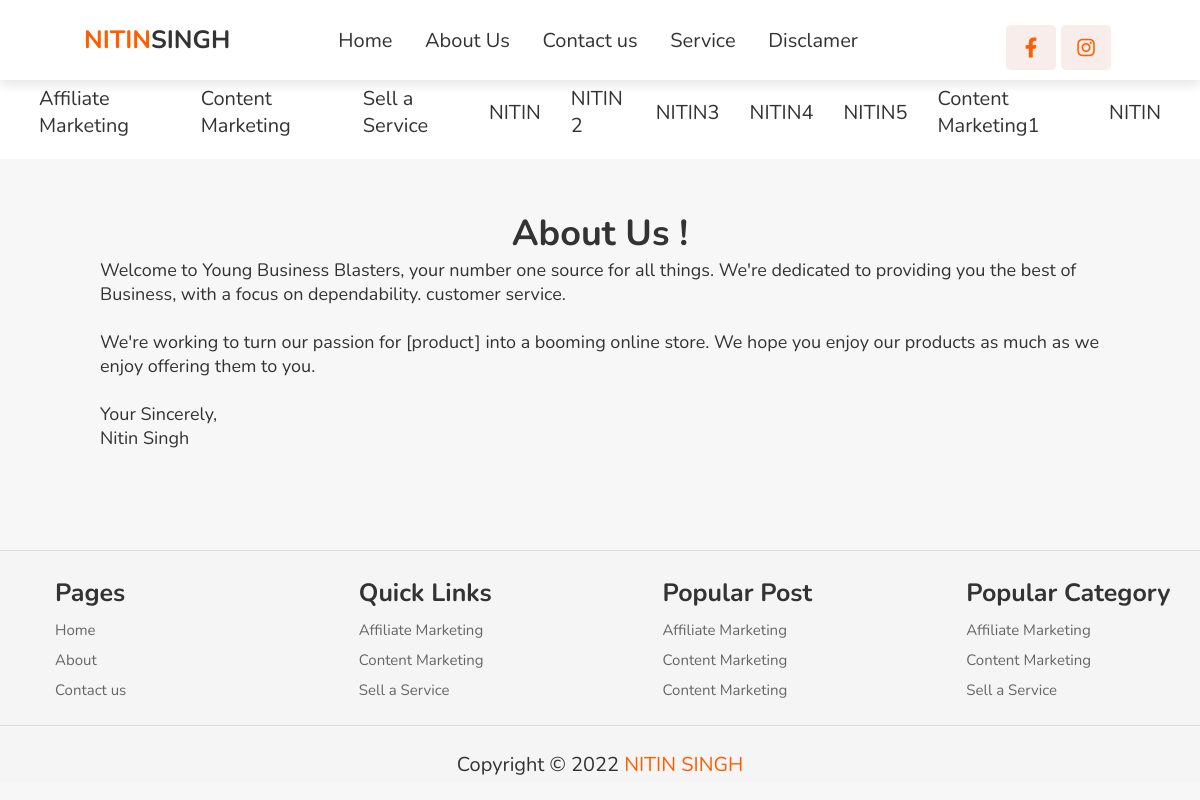
The page /page/About-us on the database its author committed.
### blogtheme/models.py (models this page shows, shortened)
class Navlog(models.Model):
    NAV_CHOICES = (
        ("logo", "logo"),
    )
    logo = models.CharField(max_length=20, choices=NAV_CHOICES,unique=True)
    name = models.CharField(max_length=20)
    name2 = models.CharField(max_length=20)

class Nav_menu(models.Model):
    MENU_CHOICES = (
        ("menu1", "menu1"),
        ("menu2", "menu2"),
        ("menu3", "menu3"),
        ("menu4", "menu4"),
        ("menu5", "menu5"),
    )
    your_menu = models.CharField(max_length=20,default="icon1", choices=MENU_CHOICES,unique=True)
    menuname = models.CharField(max_length=15)
    menuurl = models.CharField(max_length=40)

class Nav_social_media_icon(models.Model):
    ICON_CHOICES = (
        ("icon1", "icon1"),
        ("icon2", "icon2"),
    )
    your_icon = models.CharField(max_length=20,default="icon1", choices=ICON_CHOICES,unique=True)
    icon = models.CharField(max_length=30)
    iconlink = models.CharField(max_length=60)

class FooterHeading(models.Model):
    FOOTER_CHOICES = (
        ("first", "first"),
        ("second", "second"),
        ("third", "third"),
        ("fourth", "fourth"),
    )
    sno = models.CharField(max_length=25,choices=FOOTER_CHOICES, unique=True)
    name = models.CharField(max_length=55)

class FooterLink(models.Model):
    head = models.ForeignKey(FooterHeading, on_delete=models.CASCADE)
    name = models.CharField(max_length=55)
    link = models.CharField(max_length=200)

class copyrightClaim(models.Model):
    COPYRIGHT_CHOICES = (
        ("footer", "footer"),
    )
    location = models.CharField(max_length=25, choices=COPYRIGHT_CHOICES, unique=True)
    msg = models.CharField(max_length=155)

### blog/models.py (models this page shows, shortened)
class Category(models.Model):
    name = models.CharField(max_length=30)
    featured = models.BooleanField()

### pages/models.py (models this page shows, shortened)
class Page(models.Model):
    name = models.CharField(max_length=155, unique=True)
    sidebar = models.BooleanField(default=False)
    url = models.CharField(max_length=155)
    content = models.TextField()

### pages/views.py (the view)
# urls.py: path('page/', include('pages.urls')),
def page(request, page):
    pagedata = Page.objects.filter(url = page).first()
    featured_category = Category.objects.filter(featured=True)
    categoryp = Category.objects.all()
    if pagedata is not None:
        context = {
            "page":pagedata,
            "navThemeBar":baseData(),
            "featured_category":featured_category,
             "categoryp":categoryp,
        }
        if pagedata.sidebar:
            return render(request, "pages/page_with_sidebar.html", context)
        else:
            return render(request, "pages/page.html", context)
    else:
        return redirect("/")

### pages/templates/pages/page.html (shortened to what this page needs)
{% extends 'blog/base.html' %}
{% block body %}
<div class="ourpagesdata">
{{page.content|safe}}
</div>
{% endblock body %}

### blog/templates/blog/base.html (shortened to what this page needs)
<!DOCTYPE html>
<html lang="en">
<head>
    {% load static %}
    <link rel="stylesheet" href="../../static/blog/style.css">
    <link rel="stylesheet" href="https://cdnjs.cloudflare.com/ajax/libs/font-awesome/5.15.3/css/all.min.css"/>
</head>
<body>
{% if navThemeBar.logo or navThemeBar.pages or navThemeBar.righticon %}
<header>
    <a href="/" class="logo"><span>{{navThemeBar.logo.name}}</span>{{navThemeBar.logo.name2}}</a>
    <nav class="navbar">
        {% for i in navThemeBar.pages %}
        <a href="{{i.menuurl}}">{{i.menuname}}</a>
        {% endfor %}
    </nav>
    <div class="icons">
        {% for i in navThemeBar.righticon %}
        <a href="{{i.iconlink}}" class="{{i.icon}}"></a>
        {% endfor %}
    </div>
</header>
{% endif %}
<nav class="navbar2">
    {% for blog in featured_category %}
    <a href="/blog/category/{{blog.name}}">{{blog.name}}</a>
    {% endfor %}
</nav>
    {% block body %}{% endblock body %}
<section class="footer">
    <div class="footer-container">
        <div class="box-container">
            <div class="box">
                <h3>{{navThemeBar.footer.foothead.footh1.name}}</h3>
                {% for i in navThemeBar.footer.footerlink.foot1 %}
                <a href="{{i.url}}">{{i.name}}</a>
                {% endfor %}
            </div>
            <div class="box">
                <h3>{{navThemeBar.footer.foothead.footh2.name}}</h3>
                {% for i in navThemeBar.footer.footerlink.foot2 %}
                <a href="{{i.url}}">{{i.name}}</a>
                {% endfor %}
            </div>
            <div class="box">
                <h3>{{navThemeBar.footer.foothead.footh3.name}}</h3>
                {% for i in navThemeBar.footer.footerlink.foot3 %}
                <a href="{{i.url}}">{{i.name}}</a>
                {% endfor %}
            </div>
            <div class="box">
                <h3>{{navThemeBar.footer.foothead.footh4.name}}</h3>
                {% for i in navThemeBar.footer.footerlink.foot4 %}
                <a href="{{i.url}}">{{i.name}}</a>
                {% endfor %}
            </div>
        </div>
        {% if navThemeBar.footer.copyrightmsg != None %}<div class="credit">{{navThemeBar.footer.copyrightmsg.msg|safe}}</div>{% endif %}
    </div>
</section>
</body>
</html>

### blog/static/blog/style.css (style rules this page uses)
:root { --red: #ff5e00; --light-red: #f9edeb; }
* { font-family: "Nunito", sans-serif; margin: 0; padding: 0; box-sizing: border-box; outline: none; border: none; text-decoration: none; }
html { font-size: 62.5%; overflow-x: hidden; scroll-behavior: smooth; scroll-padding-top: 7rem; }
a { text-decoration: none; }
body { background: #f7f7f7; }
header { position: fixed; top: 0; left: 0; right: 0; z-index: 1000; background: #fff; padding: 1rem 7%; box-shadow: 0 0.5rem 1rem rgba(0, 0, 0, 0.1); display: flex; align-items: center; justify-content: space-between; }
header .logo { font-weight: bolder; font-size: 2.5rem; color: #333; }
header .logo span { color: var(--red); }
header .navbar a { color: #333; font-size: 2rem; padding: 0 1.5rem; }
header .icons #menu-bars, header .icons a { height: 4.5rem; line-height: 4.5rem; width: 5rem; font-size: 2rem; margin-right: 0.5rem; border-radius: 0.5rem; color: var(--red); background: var(--light-red); text-align: center; }
.navbar2 { background: #fff; padding: 2rem 2%; display: flex; align-items: center; }
.navbar2 a { color: #333; font-size: 2rem; padding: 0 1.5rem; }
.footer { position: relative; left: 0; bottom: 0; width: 100%; border-top: 0.1rem solid rgba(0, 0, 0, 0.1); }
.footer .footer-container { background: whitesmoke; }
.footer .footer-container .box-container { display: flex; flex-wrap: wrap; gap: 1.5rem; }
.footer .footer-container .box-container .box { flex: 1 1 15rem; margin-top: 20px; margin-left: 55px; }
.footer .footer-container .box-container .box h3 { font-size: 2.5rem; color: #333; padding: 0.5rem 0; }
.footer .footer-container .box-container .box a { display: block; font-size: 1.5rem; color: #666; padding: 0.5rem 0; }
.footer .footer-container .credit { margin-top: 2rem; padding: 0.5rem; padding-top: 2.5rem; font-size: 2rem; text-align: center; color: #333; border-top: 0.1rem solid rgba(0, 0, 0, 0.1); }
.footer .footer-container .credit span { color: var(--red); }
.ourpagesdata { font-size: 1.8rem; margin-top: 50px; margin-left: 100px; margin-right: 100px; color: #333; margin-bottom: 100px; }
.icons { display: flex; margin-top: 15px; margin-left: 40px; }

### rows shown on the page
Navlog: logo.name "NITIN", logo.name2 "SINGH"
Nav_menu: menuname "Home"
Nav_menu: menuname "About Us"
Nav_menu: menuname "Contact us"
Nav_menu: menuname "Service"
Nav_menu: menuname "Disclamer"
Category: name "Affiliate Marketing"
Category: name "Content Marketing"
Category: name "Sell a Service"
Category: name "NITIN"
Category: name "NITIN 2"
Category: name "NITIN3"
Category: name "NITIN4"
Category: name "NITIN5"
Category: name "Content Marketing1"
Category: name "NITIN"
Page: content "About Us ! Welcome to Young Business Blasters, your number one source for all things. We're dedicated to providing you the best of Business, with a focus on dependability. customer service. We're working to turn our passion for [product] into a booming online store. We hope you enjoy our products as much as we enjoy offering them to you. Your Sincerely, Nitin Singh"
FooterHeading: footer.foothead.footh1.name "Pages"
FooterLink: name "Home"
FooterLink: name "About"
FooterLink: name "Contact us"
FooterHeading: footer.foothead.footh2.name "Quick Links"
FooterLink: name "Affiliate Marketing"
FooterLink: name "Content Marketing"
FooterLink: name "Sell a Service"
FooterHeading: footer.foothead.footh3.name "Popular Post"
FooterLink: name "Affiliate Marketing"
FooterLink: name "Content Marketing"
FooterLink: name "Content Marketing"
FooterHeading: footer.foothead.footh4.name "Popular Category"
FooterLink: name "Affiliate Marketing"
FooterLink: name "Content Marketing"
FooterLink: name "Sell a Service"
copyrightClaim: footer.copyrightmsg.msg "Copyright © 2022 NITIN SINGH"
